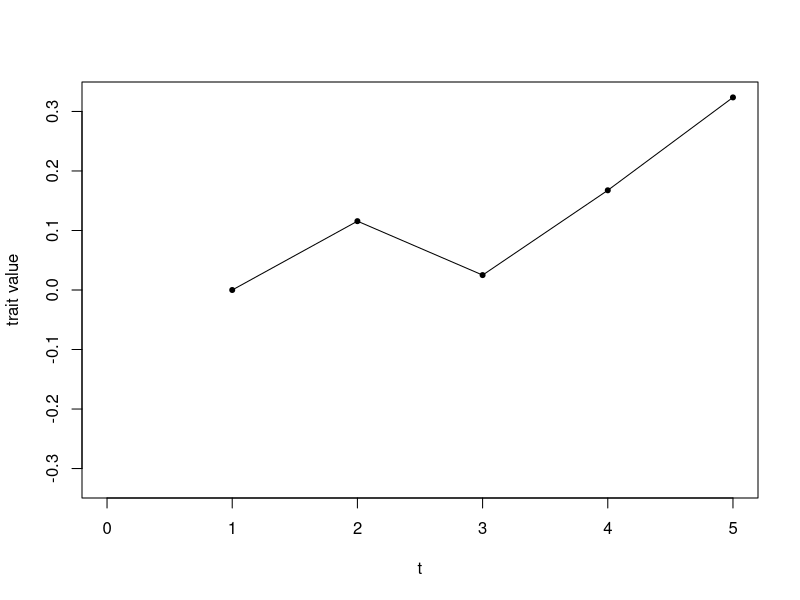
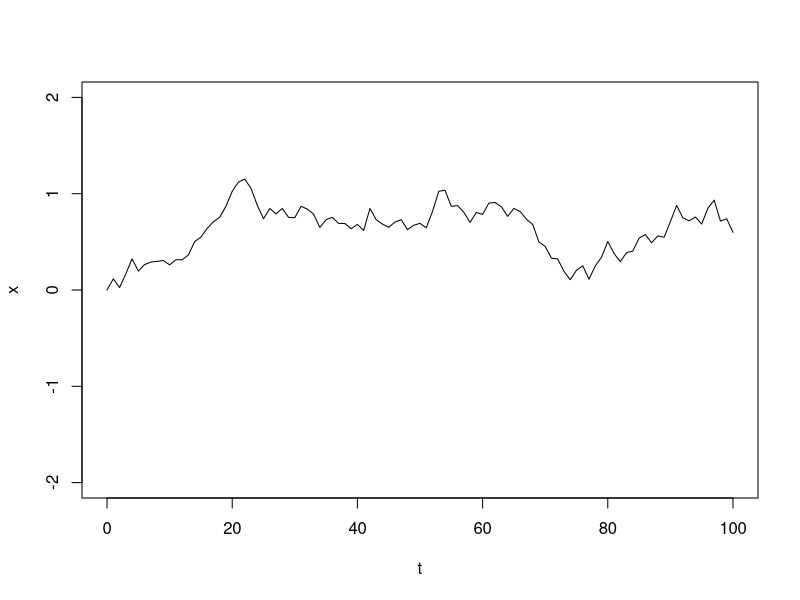
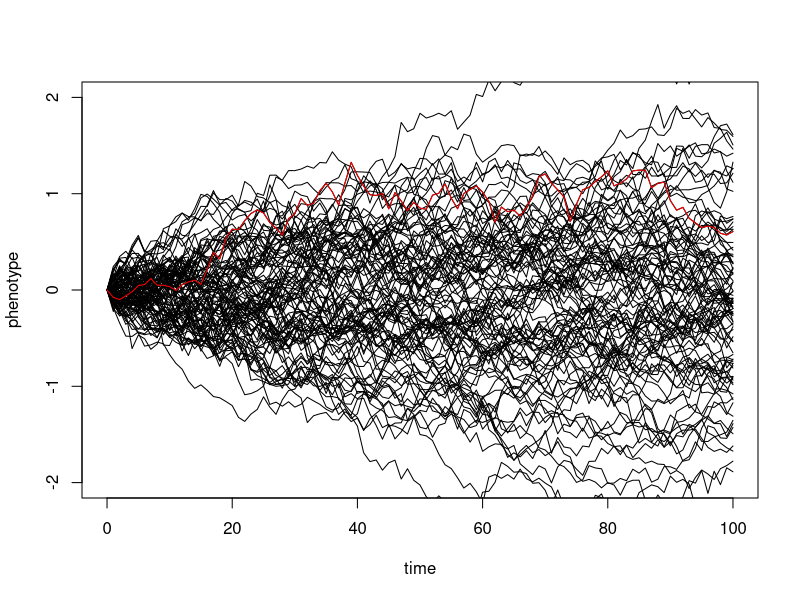
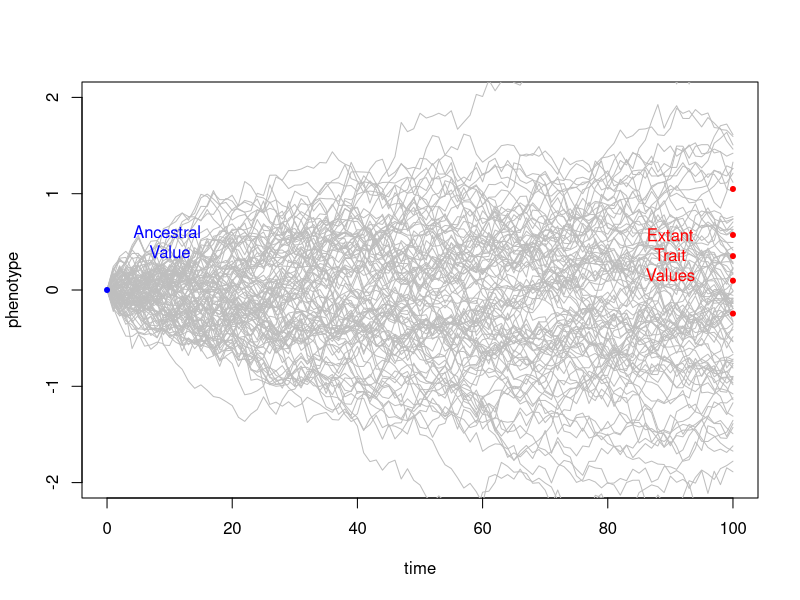
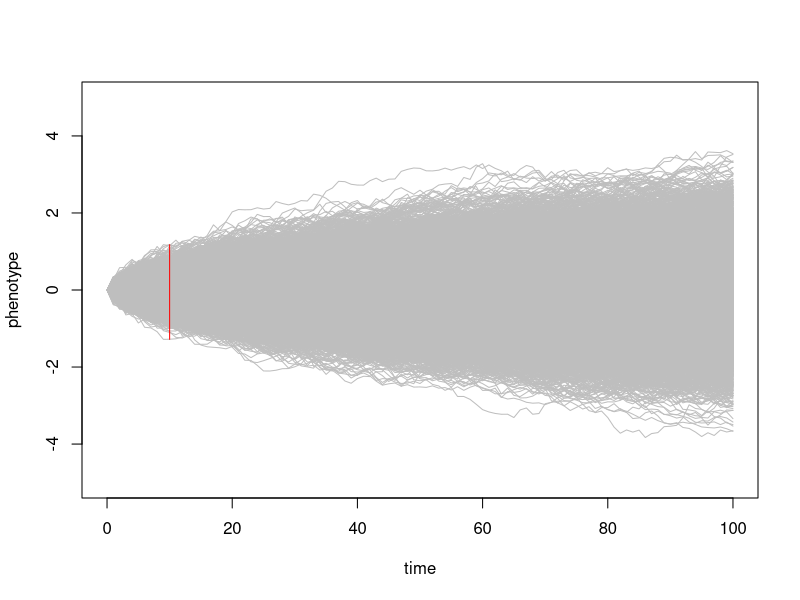
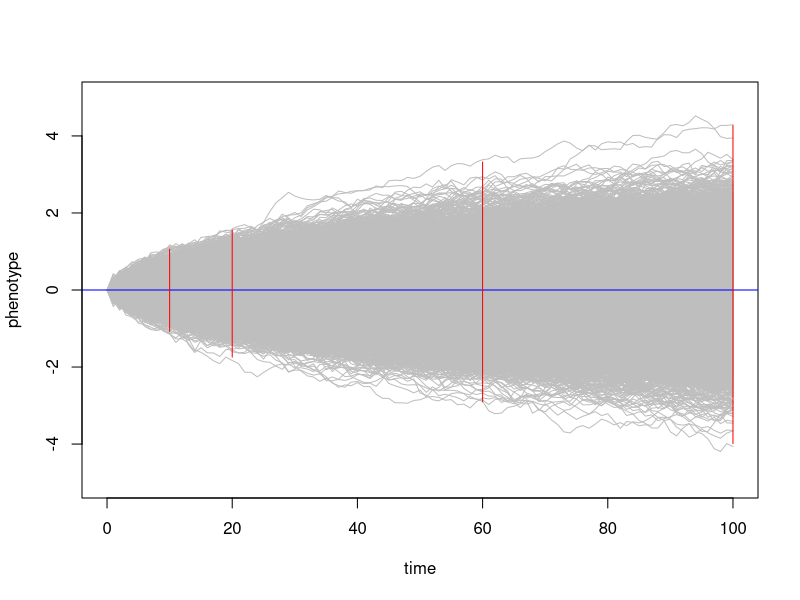
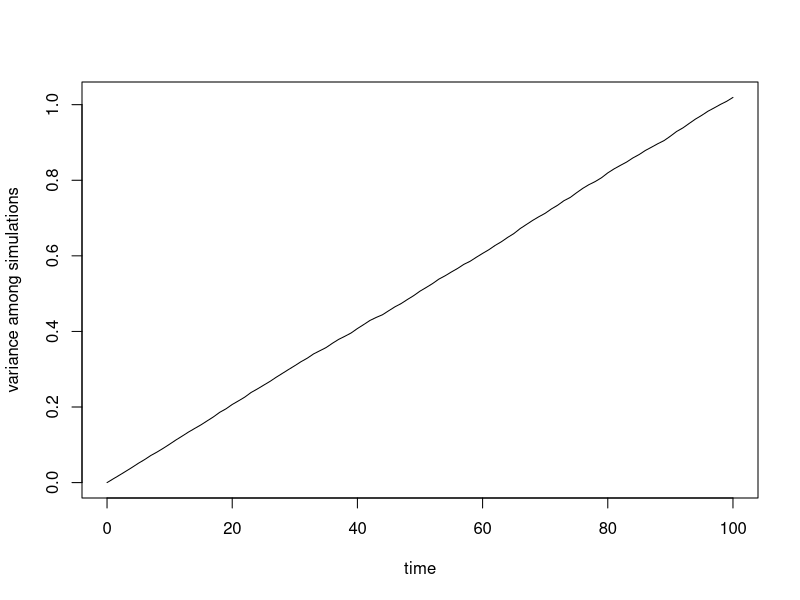

The R source for these figures, in order:
## ---- chunk 1
knitr::opts_chunk$set(echo = TRUE, warning = FALSE, message = FALSE)
## ---- chunk 2
t <- 0:100  
## ---- chunk 3
sig2 <- 0.01 
## ---- chunk 4
x <- rnorm(n = length(t) - 1, sd = sqrt(sig2))
x
## ---- chunk 5
stepwise_values <- numeric()

stepwise_values[1] <- 0
stepwise_values[2] <- stepwise_values[1] + x[1]
stepwise_values[3] <- stepwise_values[2] + x[2]
stepwise_values[4] <- stepwise_values[3] + x[3]
stepwise_values[5] <- stepwise_values[4] + x[4]
## ---- chunk 6
abs_max <- max(abs(stepwise_values))

plot(1, stepwise_values[1], 
     xlim = c(0,5), ylim = c(-abs_max,abs_max), 
     xlab = "t", ylab = "trait value", 
     pch = 20, type = "o")

points(2, stepwise_values[2], pch = 20)

points(3, stepwise_values[3], pch = 20)

points(4, stepwise_values[4], pch = 20)

points(5, stepwise_values[5], pch = 20)

lines(1:5, stepwise_values)
## ---- chunk 7
x <- c(0, cumsum(x))
plot(t, x, type = "l", ylim = c(-2, 2))
## ---- chunk 8
t <- 0:100
sig2 <- 0.01
nsim <- 100

X <- matrix(rnorm(n = nsim * (length(t) - 1), sd = sqrt(sig2)), nsim, length(t) - 1)
sim_matrix <- cbind(rep(0, nsim), t(apply(X, 1, cumsum))) #matrix of simulations
## ---- chunk 9
plot(t, sim_matrix[1, ], xlab = "time", ylab = "phenotype", ylim = c(-2, 2), type = "l")

apply(sim_matrix[2:nsim, ], 1, function(x, t) lines(t, x), t = t)
lines(t, sim_matrix[1, ], xlab = "time", ylab = "phenotype", ylim = c(-2, 2), col = "red")
## ---- chunk 10
plot(t, sim_matrix[1, ], xlab = "time", ylab = "phenotype", 
     ylim = c(-2, 2), type = "l", col = "grey")
apply(sim_matrix[2:nsim, ], 1, function(x, t) lines(t, x, col = "grey"), t = t)
points(0,0, col = "blue", pch = 20)
text(10,.5, "Ancestral \nValue", col = "blue")
points(x = rep(100, times = 5), 
       y = sim_matrix[c(1:5),100],
       col = "red", pch = 20)
text(90, mean(sim_matrix[c(1:5),100]), "Extant\nTrait\nValues", col = "red")
## ---- chunk 11
nsim <- 10000
X <- matrix(rnorm(n = nsim * (length(t) - 1), sd = sqrt(sig2)), nsim, length(t) - 1)
sim_matrix <- cbind(rep(0, nsim), t(apply(X, 1, cumsum)))
plot(t, sim_matrix[1, ], xlab = "time", ylab = "phenotype", 
     ylim = c(-5, 5), type = "l", col = "grey")
apply(sim_matrix[2:nsim, ], 1, function(x, t) lines(t, x, col = "grey"), t = t)
segments(x0 = 10, y0 = min(sim_matrix[,10]), y1 = max(sim_matrix[,10]), col = "red" )
## ---- chunk 12
nsim <- 10000
X <- matrix(rnorm(n = nsim * (length(t) - 1), sd = sqrt(sig2)), nsim, length(t) - 1)
sim_matrix <- cbind(rep(0, nsim), t(apply(X, 1, cumsum)))
plot(t, sim_matrix[1, ], xlab = "time", ylab = "phenotype", 
     ylim = c(-5, 5), type = "l", col = "grey")
apply(sim_matrix[2:nsim, ], 1, function(x, t) lines(t, x, col = "grey"), t = t)
abline(h = 0, col = "blue")
segments(x0 = c(10, 20, 60, 100), y0 = c(min(sim_matrix[,10]), 
                                         min(sim_matrix[,20]),
                                         min(sim_matrix[,60]),
                                         min(sim_matrix[,100])),
                                  y1 = c(max(sim_matrix[,10]), 
                                         max(sim_matrix[,20]),
                                         max(sim_matrix[,60]),
                                         max(sim_matrix[,100]))
         , col = "red" )
## ---- chunk 13
v <- apply(sim_matrix, 2, var)
plot(t, v, type = "l", xlab = "time", ylab = "variance among simulations")
